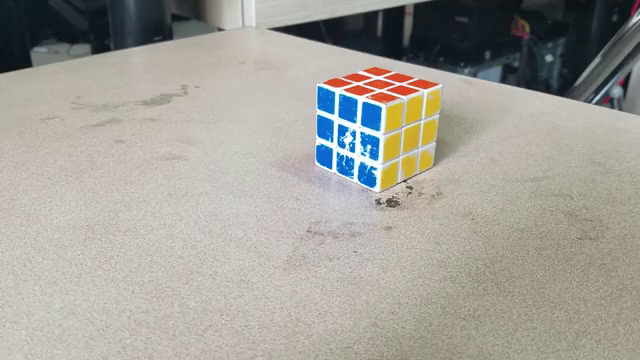
//> input picture frame1.png, 640 x 360 px
$ ./OpenImage frame1.png   (built with g++ and OpenCV 4)
//> lines starting //> are read from the running program, lines starting //| are printed output that depends on the picture
#include <opencv2/core/core.hpp>
#include <opencv2/highgui/highgui.hpp>
#include <opencv2/imgproc/imgproc.hpp>
#include <iostream>
#include <string>

using namespace std;
using namespace cv;

struct node
{
	int x1,y1,x2,y2;
	float angle1,angle2;
	Vec3b pixelValue;
	node *next;
};

struct list
{
	node *head, *tail;
};

int isEmpty(list l){
	return (l.head == NULL);
}

void printList(list l){
	struct node *tmp = l.head;

	if(l.head == NULL) cout << "NULL" << endl;

	while(tmp != NULL){
		cout << tmp->x1 << " " << tmp->y1 << " " << tmp->x2 << " " << tmp->y2 << " " << tmp->pixelValue << endl;
		tmp = tmp->next;
	}
	cout << "END" << endl;
}

int len(list l){
	int i = 0;
	struct node *current;
	for(current = l.head; current != NULL; current = current -> next){
		i++;
	}
	return i;
}

void insertFirst(list &l, int x1, int y1, int x2, int y2, Vec3b pixelValue){
   struct node *link = (struct node*) malloc(sizeof(struct node));

   link->x1 = x1;
   link->y1 = y1;
   link->x2 = x2;
   link->y2 = y2;
   link->pixelValue = pixelValue;

   link->next = l.head;

   l.head = link;
   l.tail = l.head;
   l.tail->next = NULL;
}

void insertEnd(list &l, int x1, int y1, int x2, int y2, Vec3b pixelValue){
	struct node *link = (struct node*) malloc(sizeof(struct node));

	link->x1 = x1;
   	link->y1 = y1;
  	link->x2 = x2;
  	link->y2 = y2;
	link->pixelValue = pixelValue;

	l.tail->next = link;

	l.tail = link;
	l.tail->next = NULL;
}

void setred(Mat &img, int i, int j){
	img.at<Vec3b>(Point(i,j))[0] = 0;
	img.at<Vec3b>(Point(i,j))[1] = 0;
	img.at<Vec3b>(Point(i,j))[2] = 255;
}

void swap(list &l1, list &l2){
	struct node *tmp = (struct node*) malloc(sizeof(struct node));
	tmp = l1.head;
	l1.head = l2.head;
	l2.head = tmp;
}
void process(Mat &img){
	struct node *current;
	int c,d,check = 0;
	list l1,l2;
	l1.head = NULL;
	l2.head = NULL;
	int j = 0;
		for (int i=0; i<img.cols-1; i++){
			Vec3b pixel = img.at<Vec3b>(Point(i,j));
			Vec3b tmp = img.at<Vec3b>(Point(i+1,j));

			if(tmp != pixel){
				if(isEmpty(l1)){
					insertFirst(l1,0,0 ,i,j,pixel);
				}
				else insertEnd(l1,d,j,i,j,pixel);
				d = i+1;
			}
			else continue;
		}
		current = l1.head;
	// while(j<img.rows){
		j=1;
		int i = 0;
		while (i < img.cols-1){
			Vec3b pixel = img.at<Vec3b>(Point(i,j));
			Vec3b tmp = img.at<Vec3b>(Point(i+1,j));
			if(pixel != current->pixelValue){
				if(i > current->x2 && current->next != NULL){
					setred(img, i, j);
					current = current->next;
					i++;
					continue;
				}
				if(tmp == pixel){
					i++;
					continue;
				}
				c = i-1;
				if(isEmpty(l2)){
					insertFirst(l2,0,j,c,j,pixel);
				}
				else insertEnd(l2,0,j,c,j,pixel);
				// cout << i << " " << pixel << " " << current->pixelValue << endl;

			}
			else{
				d = i;
				if(pixel == current->pixelValue){
					i++;
					continue;
				}
				c = i-1;
				int k = 1e-3;
				if(current->angle1 == 0){
						current->angle1 = (float) 1/(d - current->x1 + k );
						current->angle2 = (float) 1/(c - current->x2 + k );
				}
				else if(1/(d - current->x1 + k) != current->angle1){
					setred(img, i, j);
				}
				else if(1/(c - current->x2 + k) != current->angle2){
					setred(img, i, j);
				}
			}
			i++;
		}
		swap(l1,l2);
		printList(l1);
		printList(l2);
		// j++;
	// }
}


int main(int argc, char const *argv[])
{
	Mat image;
	image = imread(argv[1], CV_LOAD_IMAGE_COLOR);
//> image is the input picture: 360 rows x 640 cols, CV_8UC3; mean B, G, R 152.3, 159.6, 161.8

	if(!image.data){
		cout << "Could not open or find the image" << endl;
		return -1;
	}

	namedWindow("Display Window", WINDOW_AUTOSIZE);

	Vec3b pixel = image.at<Vec3b>(Point(0,0));
//> pixel = [31, 27, 15]
	// insertFirst(0,0,pixel);

	process(image);
//> the loop in process, `for (int i=0; i<img.cols-1; i++)` made 639 passes
//> (tmp, link->x1 in insertEnd, link->pixelValue in insertEnd, d) on passes 62, 63, 64, 65, 66, 67, 68, 69, 70, 71, 74, 75: ([43, 39, 29], 61, [51, 47, 37], 62), ([40, 36, 26], 62, [43, 39, 29], 63), ([37, 33, 23], 63, [40, 36, 26], 64), ([36, 32, 22], 64, [37, 33, 23], 65), ([33, 29, 19], 65, [36, 32, 22], 66), ([31, 27, 17], 66, [33, 29, 19], 67), ([35, 31, 21], 67, [31, 27, 17], 68), ([39, 35, 25], 68, [35, 31, 21], 69), ([46, 42, 32], 69, [39, 35, 25], 70), ([50, 46, 36], 70, [46, 42, 32], 71), ([51, 47, 37], 71, [50, 46, 36], 74), ([52, 48, 38], 74, [51, 47, 37], 75)
//> (tmp, link->pixelValue in insertEnd, d) on passes 3, 4, 6, 8, 12, 13: ([33, 29, 17], [32, 28, 16], 2), ([35, 31, 19], [33, 29, 17], 3), ([36, 32, 20], [35, 31, 19], 4), ([37, 33, 21], [36, 32, 20], 6), ([35, 31, 19], [37, 33, 21], 8), ([32, 28, 16], [35, 31, 19], 12)
//> after the loop in process, `for (int i=0; i<img.cols-1; i++)`: d = 639
//> the loop in process, `while (i < img.cols-1)` made 639 passes
//> (tmp, link->x1 in insertFirst, link->pixelValue in insertFirst) on pass 12: ([36, 32, 20], 0, [38, 34, 22])
//> (pixel, tmp) on passes 2, 3, 4, 6, 7, 10: ([31, 27, 15], [32, 28, 16]), ([32, 28, 16], [33, 29, 17]), ([33, 29, 17], [35, 31, 19]), ([35, 31, 19], [36, 32, 20]), ([36, 32, 20], [37, 33, 21]), ([37, 33, 21], [38, 34, 22])
//> after the loop in process, `while (i < img.cols-1)`:
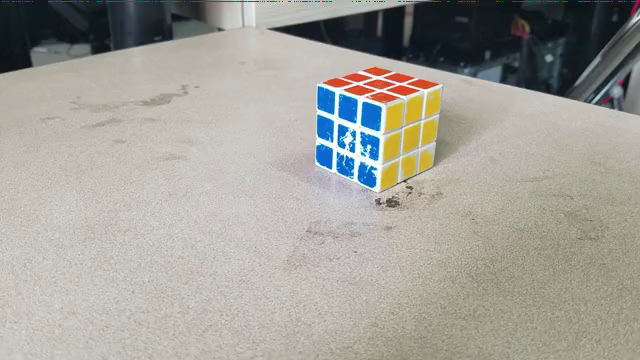
//> img: 360 rows x 640 cols, CV_8UC3; mean B, G, R 152.2, 159.5, 162.1
//> the loop in printList, `while(tmp != NULL)` made 55 passes
//| 0 1 10 1 [38, 34, 22]
//| 0 1 16 1 [30, 26, 14]
//| 0 1 22 1 [37, 33, 21]
//| 0 1 23 1 [35, 31, 19]
//| 0 1 51 1 [56, 52, 42]
//| 0 1 76 1 [51, 47, 37]
//| 0 1 77 1 [50, 46, 36]
//| 0 1 94 1 [40, 36, 26]
//> (output is shown up to pass 8 of 55)
//> the loop in printList (call 2), `while(tmp != NULL)` made 385 passes
//| 0 0 1 0 [31, 27, 15]
//| 2 0 2 0 [32, 28, 16]
//| 3 0 3 0 [33, 29, 17]
//| 4 0 5 0 [35, 31, 19]
//| 6 0 7 0 [36, 32, 20]
//| 8 0 11 0 [37, 33, 21]
//| 12 0 12 0 [35, 31, 19]
//| 13 0 13 0 [32, 28, 16]
//> (output is shown up to pass 8 of 385)

	imshow("Display Window", image);

	waitKey(0);
	return 0;
}
